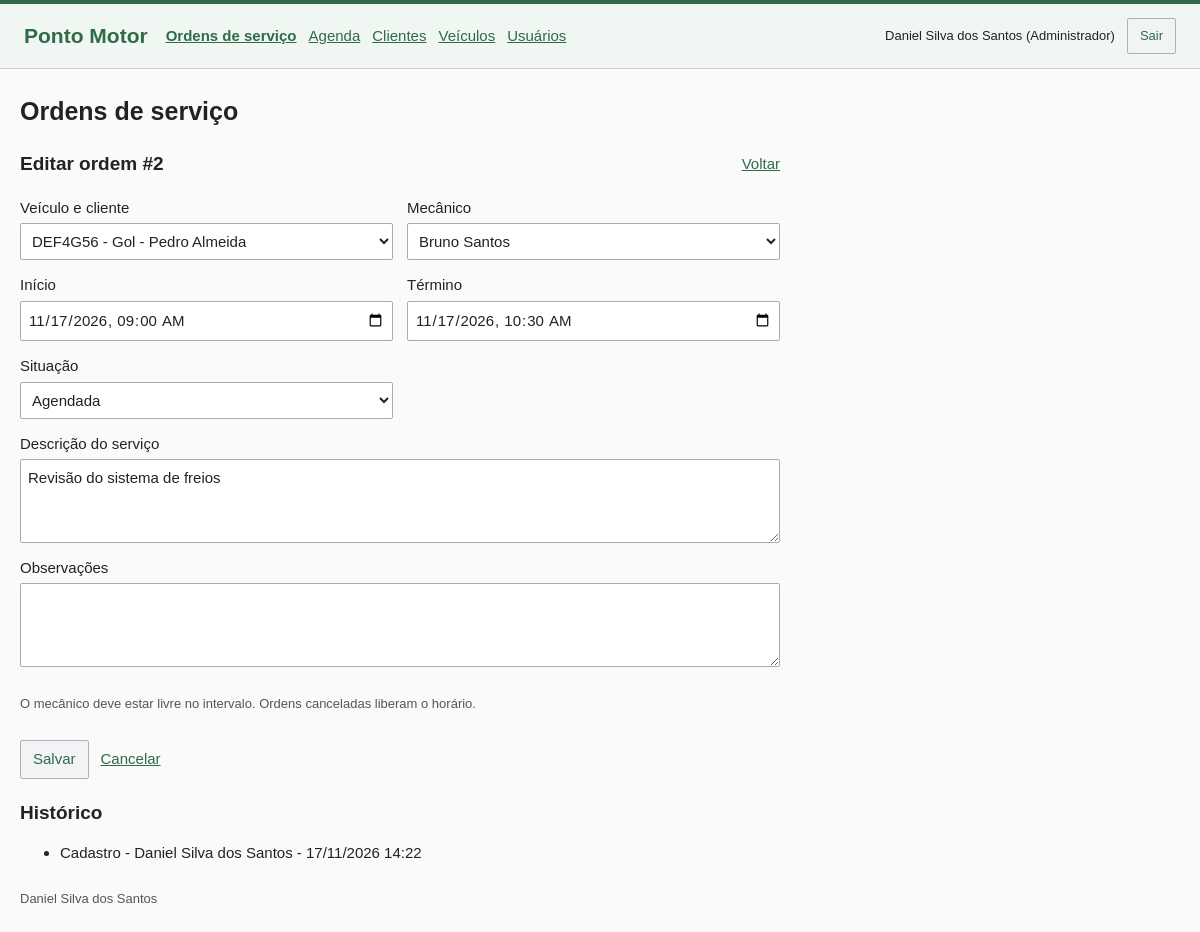
Page /index.php?pagina=ordens&editar=2 (signed in) on the committed database.
### tables this page shows
CREATE TABLE usuarios (
    id INT UNSIGNED AUTO_INCREMENT PRIMARY KEY,
    nome VARCHAR(100) NOT NULL,
    email VARCHAR(150) NOT NULL UNIQUE,
    senha VARCHAR(255) NOT NULL,
    perfil ENUM('administrador','mecanico') NOT NULL,
    ativo TINYINT(1) NOT NULL DEFAULT 1,
    criado_em TIMESTAMP NOT NULL DEFAULT CURRENT_TIMESTAMP
);

CREATE TABLE operacoes (
    id INT UNSIGNED AUTO_INCREMENT PRIMARY KEY,
    ordem_numero INT UNSIGNED NOT NULL,
    usuario_id INT UNSIGNED NOT NULL,
    acao ENUM('cadastro','atualizacao','exclusao') NOT NULL,
    antes LONGTEXT NULL,
    depois LONGTEXT NULL,
    criado_em TIMESTAMP NOT NULL DEFAULT CURRENT_TIMESTAMP,
    FOREIGN KEY (usuario_id) REFERENCES usuarios(id) ON DELETE RESTRICT,
    INDEX historico_ordem (ordem_numero)
);

### src/controle/SistemaController.php (called while the page is built, shortened)
<?php
$pagina = texto($_GET, 'pagina', $usuario ? 'ordens' : 'login');
$editando = false;
$busca = texto($_GET, 'busca');
$data = texto($_GET, 'data', $pagina === 'agenda' ? date('Y-m-d') : '');
$isAdmin = $usuario && $usuario['perfil'] === 'administrador';
try {
    if (in_array($pagina, ['clientes', 'veiculos', 'ordens'], true) && $usuario) {
        $id = (int) texto($_GET, 'editar');
        $novo = texto($_GET, 'novo') === '1';
        $editando = $id > 0 || $novo || ($_SERVER['REQUEST_METHOD'] === 'POST' && in_array(texto($_POST, 'acao'), ['salvar_cadastro', 'salvar_ordem'], true));
        if ($editando) {
            if ($id) {
                if ($pagina === 'ordens') {
                    $historico = $oficina->todos('SELECT o.*, u.nome FROM operacoes o JOIN usuarios u ON u.id = o.usuario_id WHERE ordem_numero = ? ORDER BY o.id DESC', [$id]);
                }
            }
        }
    }
    if ($usuario && in_array($pagina, ['ordens', 'clientes', 'veiculos', 'agenda'], true)) {
        $lista = $oficina->listar($pagina === 'agenda' ? 'ordens' : $pagina, $usuario, $busca, $data, max(1, (int) texto($_GET, 'p', '1')), $pagina === 'agenda');
    }
} catch (RegraException $e) {
    http_response_code($e->status);
    $erro = $e->getMessage();
    $editando = false;
    if ($e->status === 403 || $e->status === 404) {
        $pagina = 'erro';
    }
} catch (PDOException $e) {
    error_log($e->getMessage());
    http_response_code(500);
    $erro = 'Não foi possível consultar os registros.';
    $pagina = 'erro';
}
$titulos = ['ordens' => 'Ordens de serviço', 'clientes' => 'Clientes', 'veiculos' => 'Veículos', 'agenda' => 'Agenda', 'usuarios' => 'Usuários', 'erro' => 'Acesso indisponível', 'login' => 'Login'];
$titulo = $titulos[$pagina] ?? 'Página não encontrada';
require dirname(__DIR__) . '/paginas/layout.php';

### public/index.php (called while the page is built, shortened)
<?php
require dirname(__DIR__) . '/src/bootstrap.php';
require dirname(__DIR__) . '/src/controle/SistemaController.php';

### src/repositorios/Oficina.php (called while the page is built, shortened)
<?php
class Oficina
{
    public function consulta(string $sql, array $params = []): PDOStatement
    {
        $stmt = $this->db->prepare($sql);
        $stmt->execute($params);
        return $stmt;
    }
    public function um(string $sql, array $params = []): ?array
    {
        return $this->consulta($sql, $params)->fetch() ?: null;
    }
    public function todos(string $sql, array $params = []): array
    {
        return $this->consulta($sql, $params)->fetchAll();
    }
    public function contar(string $sql, array $params = []): int
    {
        return (int) $this->consulta($sql, $params)->fetchColumn();
    }
    public function listar(string $tipo, array $usuario, string $busca, string $data, int $pagina, bool $agenda = false): array
    {
        $params = [];
        $where = ['1 = 1'];
        if ($tipo === 'ordens') {
            $from = 'ordens o JOIN veiculos v ON v.id = o.veiculo_id JOIN clientes c ON c.id = v.cliente_id JOIN usuarios u ON u.id = o.mecanico_id';
        }
        $filtro = implode(' AND ', $where);
        $total = $this->contar("SELECT COUNT(*) FROM $from WHERE $filtro", $params);
        $pagina = max(1, min($pagina, max(1, (int) ceil($total / 5))));
        return compact('itens', 'total', 'pagina');
    }
}

### src/bootstrap.php (called while the page is built, shortened)
<?php
$config = require dirname(__DIR__) . '/config/banco.php';
require __DIR__ . '/Suporte.php';
require __DIR__ . '/repositorios/Oficina.php';
try {
    $pdo = new PDO("mysql:host={$config['host']};port={$config['porta']};dbname={$config['nome']};charset=utf8mb4", $config['usuario'], $config['senha'], [PDO::ATTR_ERRMODE => PDO::ERRMODE_EXCEPTION, PDO::ATTR_DEFAULT_FETCH_MODE => PDO::FETCH_ASSOC, PDO::ATTR_EMULATE_PREPARES => false]);
    $pdo->exec("SET time_zone = '-03:00'");
    $oficina = new Oficina($pdo);
} catch (PDOException $e) {
    error_log($e->getMessage());
    http_response_code(503);
    exit('Não foi possível conectar ao banco. Confira a senha em config/local.php, a conexão com o MySQL Server e a importação pelo Workbench descrita no README.');
}
if (isset($_SESSION['usuario_id'])) {
    $usuario = $oficina->um('SELECT id, nome, email, perfil FROM usuarios WHERE id = ? AND ativo = 1', [$_SESSION['usuario_id']]);
}

### src/paginas/formulario.php (the view, shortened to what this page needs)
<?php
$titulosForm = ['clientes' => 'cliente', 'veiculos' => 'veículo', 'ordens' => 'ordem'];
$tituloForm = !empty($dados['id']) ? 'Editar ' . $titulosForm[$pagina] . ' #' . texto($dados, 'id') : ['clientes' => 'Novo cliente', 'veiculos' => 'Novo veículo', 'ordens' => 'Nova ordem'][$pagina];
$parametros = !empty($dados['id']) ? ['editar' => $dados['id']] : ['novo' => 1];
?>
<section class="secao">
    <div class="secao-titulo">
        <h2><?= e($tituloForm) ?></h2>
        <a href="<?= e(url($pagina)) ?>">Voltar</a>
    </div>
    <form method="post" action="<?= e(url($pagina, $parametros)) ?>" class="formulario">
        <div class="campos">
            <?php if ($pagina === 'clientes'): ?>
                <?php
                campo('Nome', 'nome', $dados, 'text', 'required minlength="3" maxlength="100"');
                campo('Telefone com DDD', 'telefone', $dados, 'tel', 'required minlength="8" maxlength="20"');
                campo('E-mail (opcional)', 'email', $dados, 'email', 'maxlength="150"');
                ?>
            <?php elseif ($pagina === 'ordens'): ?>
                <?php if ($isAdmin): ?>
                    <?php
                    $veiculos = $oficina->todos("SELECT v.id, CONCAT(v.placa, ' - ', v.modelo, ' - ', c.nome) AS nome FROM veiculos v JOIN clientes c ON c.id = v.cliente_id ORDER BY c.nome, v.placa");
                    $mecanicos = $oficina->todos("SELECT id, nome FROM usuarios WHERE perfil = 'mecanico' AND ativo = 1 ORDER BY nome");
                    selecao('Veículo e cliente', 'veiculo_id', array_column($veiculos, 'nome', 'id'), $dados['veiculo_id'] ?? '');
                    selecao('Mecânico', 'mecanico_id', array_column($mecanicos, 'nome', 'id'), $dados['mecanico_id'] ?? '');
                    campo('Início', 'inicio', $dados, 'datetime-local', 'required');
                    campo('Término', 'fim', $dados, 'datetime-local', 'required');
                    ?>
                <?php endif; ?>
            <?php endif; ?>
        </div>
        <?php if ($pagina === 'ordens'): ?>
            <?php if ($isAdmin): ?>
                <label>Descrição do serviço
                    <textarea name="descricao" required minlength="5" maxlength="1000" rows="3"><?= e($dados['descricao'] ?? '') ?></textarea>
                </label>
            <?php endif; ?>
            <label>Observações
                <textarea name="observacoes" maxlength="2000" rows="3"><?= e($dados['observacoes'] ?? '') ?></textarea>
            </label>
            <p class="ajuda">O mecânico deve estar livre no intervalo. Ordens canceladas liberam o horário.</p>
        <?php endif; ?>
        <div class="acoes-form">
            <button type="submit">Salvar</button>
            <a href="<?= e(url($pagina)) ?>">Cancelar</a>
        </div>
    </form>
</section>
<?php if ($historico): ?>
    <section class="historico">
        <h2>Histórico</h2>
        <ul>
            <?php foreach ($historico as $evento): ?>
                <li><?= e(['cadastro' => 'Cadastro', 'atualizacao' => 'Atualização', 'exclusao' => 'Exclusão'][$evento['acao']]) ?> - <?= e($evento['nome']) ?> - <?= e(dataBr($evento['criado_em'])) ?></li>
            <?php endforeach; ?>
        </ul>
    </section>
<?php endif; ?>

### src/paginas/layout.php (shortened to what this page needs)
<?php
$menu = ['ordens' => 'Ordens de serviço', 'agenda' => 'Agenda', 'clientes' => 'Clientes', 'veiculos' => 'Veículos'];
if ($isAdmin) {
    $menu['usuarios'] = 'Usuários';
}
?>
<!DOCTYPE html>
<html lang="pt-BR">
<head>
    <link rel="stylesheet" href="assets/estilo.css">
</head>
<body>
    <header class="barra">
        <a class="marca" href="index.php">Ponto Motor</a>
        <?php if ($usuario): ?>
            <nav class="menu" aria-label="Principal">
                <?php foreach ($menu as $rota => $nome): ?>
                    <a href="<?= e(url($rota)) ?>" <?= $pagina === $rota ? 'aria-current="page"' : '' ?>><?= e($nome) ?></a>
                <?php endforeach; ?>
            </nav>
            <div class="conta">
                <span><?= e($usuario['nome']) ?> (<?= $isAdmin ? 'Administrador' : 'Mecânico' ?>)</span>
                <form action="<?= e(url('ordens')) ?>" method="post">
                    <button type="submit">Sair</button>
                </form>
            </div>
        <?php endif; ?>
    </header>
    <main class="conteudo <?= $pagina === 'login' ? 'login' : '' ?>">
        <div class="cabecalho">
            <h1><?= e($titulo) ?></h1>
        </div>
        <?php if ($pagina === 'login'): ?>
            <form method="post" action="<?= e(url('login')) ?>" class="formulario">
                <?= csrf() ?>
                <input type="hidden" name="acao" value="login">
                <?php campo('E-mail', 'email', $dados, 'email', 'required maxlength="150" autocomplete="username"'); ?>
                <label>Senha
                    <input name="senha" type="password" required maxlength="72" autocomplete="current-password">
                </label>
                <div><button type="submit">Entrar</button></div>
            </form>
        <?php else: ?>
            <?php
            if ($editando) {
                require __DIR__ . '/formulario.php';
            } elseif ($pagina === 'usuarios') {
                require __DIR__ . '/usuarios.php';
            } elseif ($pagina !== 'erro') {
                require __DIR__ . '/listagem.php';
            }
            ?>
        <?php endif; ?>
    </main>
    <footer>Daniel Silva dos Santos</footer>
</body>
</html>

### public/assets/estilo.css (style rules this page uses)
* { box-sizing: border-box; }
:root { --cor: #2f6b48; }
body { margin: 0; background: #fafafa; color: #222; font: 15px/1.5 Arial, sans-serif; }
a { color: var(--cor); }
button, input, select, textarea { font: inherit; }
button, .botao { display: inline-block; padding: 7px 12px; border: 1px solid #aab3bb; border-radius: 2px; background: #f1f3f5; color: var(--cor); text-decoration: none; cursor: pointer; }
.barra { display: flex; align-items: center; flex-wrap: wrap; gap: 18px; padding: 14px 24px; background: #f0f6f1; border-top: 4px solid var(--cor); border-bottom: 1px solid #ccc; }
.marca { font-size: 21px; font-weight: bold; text-decoration: none; }
.menu, .conta, .acoes, .acoes-form { display: flex; align-items: center; flex-wrap: wrap; gap: 12px; }
.menu a[aria-current] { font-weight: bold; }
.conta { margin-left: auto; font-size: 13px; }
.conteudo, footer { max-width: 1200px; margin: 24px auto; padding: 0 20px; }
.cabecalho, .secao-titulo { display: flex; align-items: center; justify-content: space-between; flex-wrap: wrap; gap: 12px; margin-bottom: 18px; }
h1 { margin: 0; font-size: 25px; }
h2 { margin: 0 0 14px; font-size: 19px; }
.secao-titulo h2 { margin: 0; }
.secao-titulo { max-width: 760px; }
.secao, .historico { margin: 20px 0; }
.formulario { display: grid; gap: 14px; max-width: 760px; }
.campos { display: grid; grid-template-columns: repeat(2, minmax(0, 1fr)); gap: 14px; }
label { display: block; }
input, select, textarea { display: block; width: 100%; min-height: 37px; margin-top: 4px; padding: 7px; border: 1px solid #aaa; border-radius: 2px; background: white; color: #222; }
textarea { resize: vertical; }
.ajuda, footer { color: #555; font-size: 13px; }

### rows in the picture
usuarios: nome "Daniel Silva dos Santos"
operacoes: acao "Cadastro", usuario.nome "Daniel Silva dos Santos", criado_em "17/11/2026 14:22"

### other values in the picture
$nome "Ordens de serviço"
$nome "Agenda"
$nome "Clientes"
$nome "Veículos"
$nome "Usuários"
$titulo "Ordens de serviço"
$tituloForm "Editar ordem #2"
$rotulo "Veículo e cliente Mecânico Situação"
$rotulo "Início Término"
form field veiculo_id "DEF4G56 - Gol - Pedro Almeida"
form field mecanico_id "Bruno Santos"
form field situacao "Agendada"
